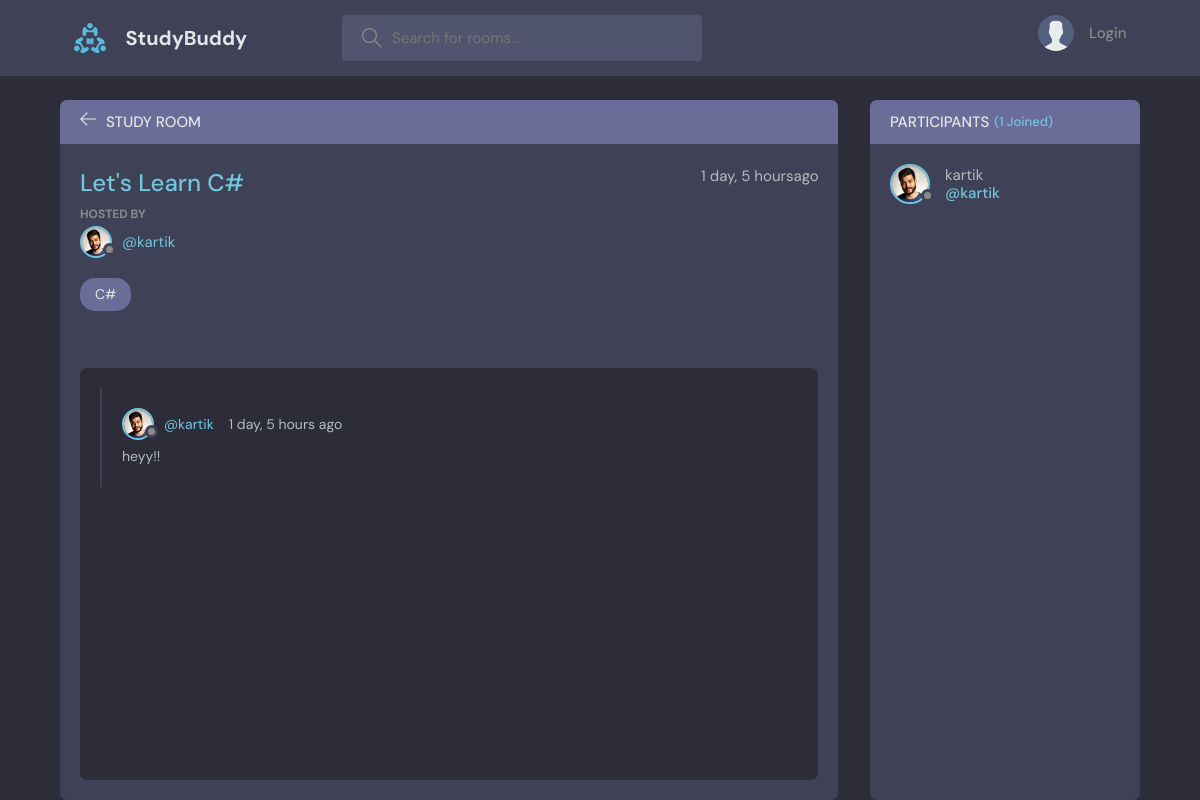
The app's page /rooms/2/ with its own data.
### base/models.py (models this page shows, shortened)
class Room(models.Model):
	host = models.ForeignKey(User, on_delete=models.SET_NULL, null=True)
	topic = models.ForeignKey(Topic, on_delete=models.SET_NULL, null=True)
	name = models.CharField(max_length= 200)
	description = models.TextField(null=True, blank=True)
	participants = models.ManyToManyField(User, related_name='participants', blank=True)
	updated = models.DateTimeField(auto_now=True)
	created = models.DateTimeField(auto_now_add=True)
	class Meta:
		ordering = ['-updated', '-created']

class User(AbstractUser):
	name = models.CharField(max_length=200, null=True)
	email = models.EmailField(unique=True, null=True)
	bio = models.TextField(null=True, blank=True)
	avatar= models.ImageField(null=True, default="avatar.svg")
	USERNAME_FIELD = 'username'
	REQUIRED_FIELDS = []

class Topic(models.Model):
	name = models.CharField(max_length=200)
	def __str__(self):
		return self.name

class Message(models.Model):
	user = models.ForeignKey(User, on_delete=models.CASCADE)
	room = models.ForeignKey(Room, on_delete=models.CASCADE)
	body = models.TextField()
	updated = models.DateTimeField(auto_now=True)
	created = models.DateTimeField(auto_now_add=True)
	class Meta:
		ordering = ['-updated', '-created']

### base/views.py (the view, shortened to what this page needs)
# urls.py: path('rooms/', views.getRooms),
def rooms(request, pk):
    room = Room.objects.get(id=pk)
    room_messages = room.message_set.all()
    participants = room.participants.all()
    context = {"room":room, 'room_messages':room_messages, 'participants':participants}
    return render(request, "base/room.html", context)

### base/templates/base/room.html (shortened to what this page needs)
{% extends 'main.html' %}
{% block content %}
    <main class="profile-page layout layout--2">
      <div class="container">
        <div class="room">
          <div class="room__top">
            <div class="room__topLeft">
              <a href="{% url 'home' %}">
                <svg version="1.1" xmlns="http://www.w3.org/2000/svg" width="32" height="32" viewBox="0 0 32 32">
                  <title>arrow-left</title>
                  <path
                    d="M13.723 2.286l-13.723 13.714 13.719 13.714 1.616-1.611-10.96-10.96h27.625v-2.286h-27.625l10.965-10.965-1.616-1.607z"
                  ></path>
                </svg>
              </a>
              <h3>Study Room</h3>
            </div>
          </div>
          <div class="room__box scroll">
            <div class="room__header scroll">
              <div class="room__info">
                <h3>{{ room.name }}</h3>
                <span>{{ room.created | timesince }}ago</span>
              </div>
              <div class="room__hosted">
                <p>Hosted By</p>
                <a href="{% url 'user-profile' room.host.id  %}" class="room__author">
                  <div class="avatar avatar--small">
                    <img src="{{ room.host.avatar.url }}" />
                  </div>
                  <span>@{{ room.host.username }}</span>
                </a>
              </div>
              <span class="room__topics">{{ room.topic }}</span>
            </div>
            <div class="room__conversation">
              <div class="threads scroll">
                {% for message in room_messages %}
                <div class="thread">
                  <div class="thread__top">
                    <div class="thread__author">
                      <a href="{% url 'user-profile' message.user.id %}" class="thread__authorInfo">
                        <div class="avatar avatar--small">
                          <img src="{{ message.user.avatar.url }}" />
                        </div>
                        <span>@{{ message.user.username }}</span>
                      </a>
                      <span class="thread__date">{{ message.created | timesince }} ago</span>
                    </div>
                  </div>
                  <div class="thread__details">
                    {{ message.body }}
                  </div>
                </div>
                {% endfor %}
              </div>
            </div>
          </div>
          <div class="room__message">
          </div>
        </div>
        <div class="participants">
          <h3 class="participants__top">Participants <span>({{ participants.count }} Joined)</span></h3>
          <div class="participants__list scroll">
            {% for user in participants %}
            <a href="{% url 'user-profile' user.id %}" class="participant">
              <div class="avatar avatar--medium">
                <img src="{{ user.avatar.url }}" />
              </div>
              <p>
                {{ user.username }}
                <span>@{{ user.username }}</span>
              </p>
            </a>
            {% endfor %}
          </div>
        </div>
      </div>
    </main>
{% endblock content %}

### records on screen
Room: name "Let's Learn C#", created "1 day, 5 hours", host.avatar (picture), host.username "kartik", topic "C#"
Message: user.avatar (picture), user.username "kartik", created "1 day, 5 hours", body "heyy!!"
User: avatar (picture), username "kartik"

### other values on screen
{{ participants.count }} "1"
